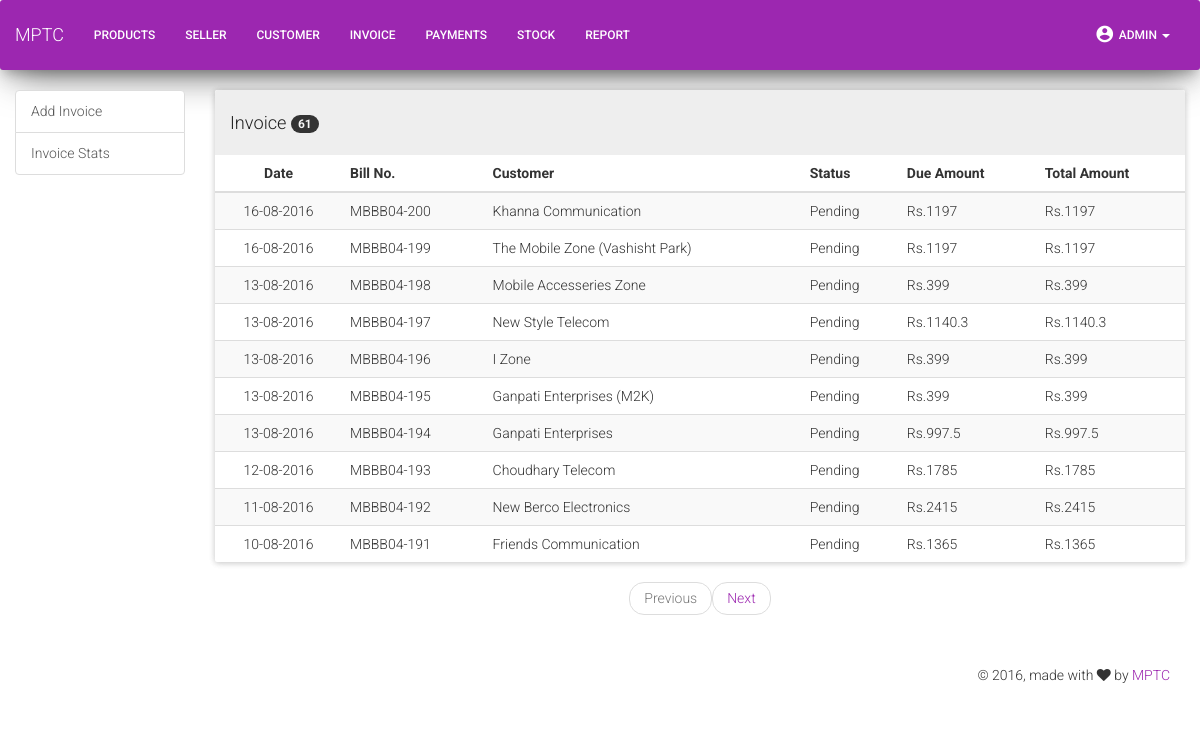
Page /bills.php (signed in) on the committed database.
### tables this page shows
CREATE TABLE `bill` (
  `bdate` date NOT NULL,
  `billno` varchar(11) NOT NULL,
  `total_items` int(11) NOT NULL,
  `cuid` int(11) NOT NULL,
  `bamt` float NOT NULL,
  `dueamt` float NOT NULL,
  `bstatus` smallint(6) NOT NULL,
  `cby` varchar(10) NOT NULL,
  `cdate` timestamp NOT NULL DEFAULT CURRENT_TIMESTAMP ON UPDATE CURRENT_TIMESTAMP,
  `uby` varchar(10) NOT NULL,
  `udate` timestamp NOT NULL DEFAULT '0000-00-00 00:00:00'
);

CREATE TABLE `customer` (
  `cuid` int(11) NOT NULL,
  `cuname` varchar(50) NOT NULL,
  `cutin` bigint(11) NOT NULL,
  `cucontact` bigint(11) NOT NULL,
  `acucontact` bigint(11) NOT NULL,
  `cuemail` varchar(50) NOT NULL,
  `cuaddress` text NOT NULL,
  `credit` float NOT NULL,
  `cby` varchar(50) NOT NULL,
  `cdate` timestamp NOT NULL DEFAULT CURRENT_TIMESTAMP ON UPDATE CURRENT_TIMESTAMP,
  `uby` varchar(50) NOT NULL,
  `udate` timestamp NOT NULL DEFAULT '0000-00-00 00:00:00'
);

### bills.php (the view, shortened to what this page needs)
<?php
include 'db.php';
require 'header.php';
require 'navbar.php';
?>
<body>
    <div class="container-fluid">
        <div class="row">
            <div class="col-xs-12 col-sm-4 col-md-2">
                <div class="list-group">
                    <a href="adbill.php" class="list-group-item">Add Invoice</a>
                    <a href="bills.php" class="list-group-item">Invoice Stats</a>
                </div>
            </div>
            <div class="col-xs-12 col-sm-8 col-md-10">
                <?php
                $page = 0;
                if (isset($_GET["page"])) {
                    $page  = $_GET["page"];
                        if($page==0){
                            $page = 1;
                        }
                    } else { $page=1; };
                    $start_from = ($page-1) * 10;
                $sql = "SELECT bdate, billno, total_items, cuid, dueamt, bamt, bstatus FROM bill order by billno desc LIMIT $start_from, 10";
                 $result = $conn->query($sql);
                        if ($result -> num_rows > 0) {
                        $sqlb = "SELECT COUNT(billno) FROM bill";
                        $resultb = $conn->query($sqlb);
                        $rowb = mysqli_fetch_row($resultb);
                        $total_records = $rowb[0];
                        $total_pages = ceil($total_records / 10);
                        $pagem = $page - 1;
                        $pagea = $page +1;
                            ?>
                <div class="panel panel-default">
                    <div class="panel-heading"><h4>Invoice <span class="badge"><?php echo $total_records; ?></span></h4></div>
                    <table class="table table-hover table-striped">
                        <thead>
                            <tr>
                                <th class="text-center">Date</th>
                                <th>Bill No.</th>
                                <th>Customer</th>
                                <th>Status</th>
                                <th>Due Amount</th>
                                <th>Total Amount</th>
                            </tr>
                        </thead>
                        <tbody>
                <?php
                    while($row = $result->fetch_assoc()) {
                        $dt = $row['bdate'];
                            $ndt = date("d-m-Y", strtotime($dt));
                            $sqlcus = "SELECT cuname FROM customer WHERE cuid=".$row['cuid'];
                            $resultcus = $conn->query($sqlcus);
                            if($resultcus -> num_rows > 0){
                                while($rowcus = $resultcus -> fetch_assoc()){
                                    $cusn = $rowcus['cuname'];
                                }
                            }
                            if($row['bstatus']== 0){
                                echo "<tr'>"
                                    . "<td class='text-center'>".$ndt. "</td><td>".$row['billno'].
                                    "</td><td>" . $cusn."</td><td>Pending</td><td>Rs." . $row['dueamt']."</td><td>Rs." .
                                    $row['bamt']."</td></tr>";
                            }else if($row['bstatus']== 2){
                                echo "<tr style='color:orange;'>"
                                    . "<td class='text-center'>".$ndt. "</td><td>".$row['billno'].
                                    "</td><td>" . $cusn."</td><td>Partially paid</td><td>Rs." . $row['dueamt']."</td><td>Rs." .
                                    $row['bamt']."</td></tr>";
                            }
                        }
                    }else {
                        echo "0 results";
                    }
                    ?>
                    </table>
                </div>
                        <nav aria-label="">
                            <ul class="pager">
                                <?php
                                    if($page <= 1){
                                        echo "<li class='disabled'><a>Previous</a></li>";
                                    }else {
                                        echo "<li><a href='bills.php?page=$pagem'>Previous</a></li>";
                                    }
                                if($page >= $total_pages){
                                    echo "<li class='disabled'><a>Next</a></li>";
                                }else{
                                    echo "<li><a href='bills.php?page=$pagea'>Next</a></li>";
                                }
                                ?>
                            </ul>
                        </nav>
            </div>
        </div>
    </div>
        </body>
    <?php
        require 'footer.php';

### header.php (style rules this page uses)
body { background-color: white; }

### rows in the picture
bill: bdate "16-08-2016", billno "MBBB04-200", cuid.cuname "Khanna Communication", dueamt "1197", bamt "1197"
bill: bdate "16-08-2016", billno "MBBB04-199", cuid.cuname "The Mobile Zone (Vashisht Park)", dueamt "1197", bamt "1197"
bill: bdate "13-08-2016", billno "MBBB04-198", cuid.cuname "Mobile Accesseries Zone", dueamt "399", bamt "399"
bill: bdate "13-08-2016", billno "MBBB04-197", cuid.cuname "New Style Telecom", dueamt "1140.3", bamt "1140.3"
bill: bdate "13-08-2016", billno "MBBB04-196", cuid.cuname "I Zone", dueamt "399", bamt "399"
bill: bdate "13-08-2016", billno "MBBB04-195", cuid.cuname "Ganpati Enterprises (M2K)", dueamt "399", bamt "399"
bill: bdate "13-08-2016", billno "MBBB04-194", cuid.cuname "Ganpati Enterprises", dueamt "997.5", bamt "997.5"
bill: bdate "12-08-2016", billno "MBBB04-193", cuid.cuname "Choudhary Telecom", dueamt "1785", bamt "1785"
bill: bdate "11-08-2016", billno "MBBB04-192", cuid.cuname "New Berco Electronics", dueamt "2415", bamt "2415"
bill: bdate "10-08-2016", billno "MBBB04-191", cuid.cuname "Friends Communication", dueamt "1365", bamt "1365"

### other values in the picture
$total_records "61"
